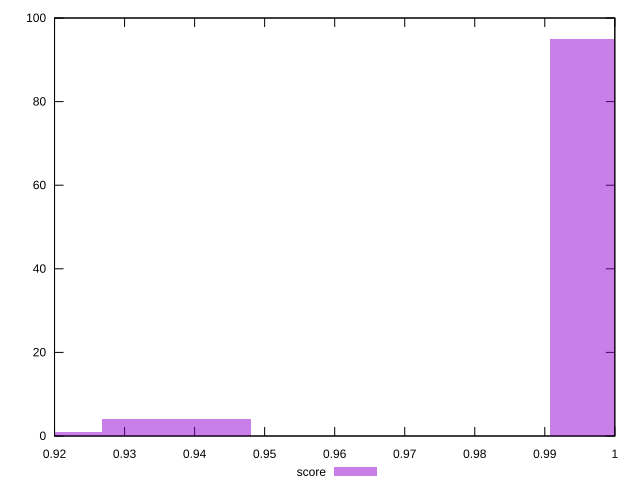

Recreate this plot in gnuplot.
reset

$score <<EOF
1.0013283852011177 95
0.9374138074223229 4
0.9161089481627247 1
EOF

set key outside below
set boxwidth 0.021304859259598248
set xrange [0.92:1]
set yrange [0:100]
set trange [0:100]
set style fill transparent solid 0.5 noborder
set terminal svg size 640, 490 enhanced background rgb 'white'
set output "reports/report_00027_2021-02-24T12-40-31.850Z/cumulative-layout-shift/samples/music/score/histogram.svg"

plot $score title "score" with boxes

reset
